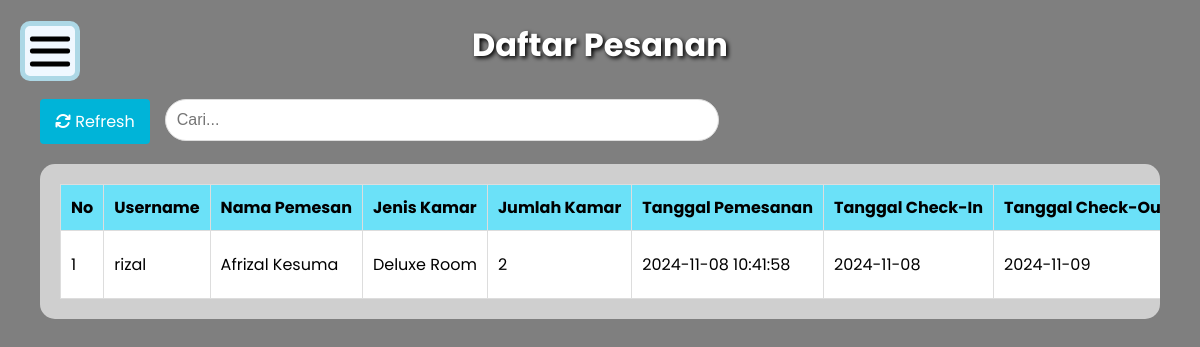
Screenshot of /crudAdmin/data_pesanan.php (signed in) with the database file from the repository.
### tables this page shows
CREATE TABLE `pemesanan` (
  `id` int(11) NOT NULL,
  `user_pemesan` varchar(20) NOT NULL,
  `tanggal_pesan` timestamp NOT NULL DEFAULT current_timestamp() ON UPDATE current_timestamp(),
  `tanggal_checkin` date NOT NULL,
  `tanggal_checkout` date NOT NULL,
  `id_kamar` int(11) NOT NULL,
  `jml_kamar` int(11) NOT NULL,
  `total_harga` decimal(25,0) NOT NULL
);

CREATE TABLE `pengguna` (
  `username` varchar(20) NOT NULL,
  `nama_lengkap` varchar(50) NOT NULL,
  `email` varchar(100) NOT NULL,
  `telepon` varchar(15) NOT NULL,
  `pasword` varchar(255) NOT NULL,
  `foto` varchar(255) NOT NULL
);

CREATE TABLE `kamar` (
  `id` int(11) NOT NULL,
  `jenis_kamar` varchar(50) NOT NULL,
  `deskripsi` text NOT NULL,
  `kasur` int(11) NOT NULL,
  `kamar_mandi` int(11) NOT NULL,
  `orang` int(11) NOT NULL,
  `harga` decimal(15,0) NOT NULL,
  `jumlah_kamar` int(11) NOT NULL,
  `foto` varchar(255) NOT NULL
);

### crudAdmin/data_pesanan.php (the view, shortened to what this page needs)
<?php
    require "../database/koneksi.php";
    $sql = "SELECT
        pgg.username, pgg.nama_lengkap,
        psn.tanggal_pesan, psn.tanggal_checkin, psn.tanggal_checkout, psn.jml_kamar, psn.total_harga,psn.id,
        kmr.jenis_kamar
    FROM
        pengguna pgg
    JOIN
        pemesanan psn ON pgg.username = psn.user_pemesan
    JOIN
        kamar kmr ON psn.id_kamar = kmr.id;";
    $select_pesanan = mysqli_query($conn, $sql);
    $pesanan = [];
    while ($row_pesan = mysqli_fetch_assoc($select_pesanan)) {
        $pesanan[] = $row_pesan;
    }
?>
<!DOCTYPE html>
<html lang="en">
<head>
    <link rel="stylesheet" href="https://cdnjs.cloudflare.com/ajax/libs/font-awesome/6.6.0/css/all.min.css" />
    <link rel="stylesheet" href="../database/data.css">
    <link rel="stylesheet" href="admin.css">
</head>
<body>
    <?php include ("sidebarAdmin.php")?>
    <h1>Daftar Pesanan</h1>
    <div class="manipulation-data">
        <a href="data_pesanan.php" id="refresh"><i class="fa-solid fa-arrows-rotate"></i> Refresh</a>
        <form action="" method="get" class="search">
            <input type="text" name="search" placeholder="Cari..." id="keyword">
        </form>
    </div>
    <div class="table-container" id="container">
        <table border=1>
            <thead>
                <tr>
                    <th>No</th>
                    <th>Username</th>
                    <th>Nama Pemesan</th>
                    <th>Jenis Kamar</th>
                    <th>Jumlah Kamar</th>
                    <th>Tanggal Pemesanan</th>
                    <th>Tanggal Check-In</th>
                    <th>Tanggal Check-Out</th>
                </tr>
            </thead>
            <tbody>
                <?php $i = 1; foreach($pesanan as $pesan) : ?>
                <tr>
                    <td><?= $i ?></td>
                    <td><?php echo $pesan["username"];?></td>
                    <td><?php echo $pesan["nama_lengkap"];?></td>
                    <td><?php echo $pesan["jenis_kamar"];?></td>
                    <td><?php echo $pesan["jml_kamar"];?></td>
                    <td><?php echo $pesan["tanggal_pesan"];?></td>
                    <td><?php echo $pesan["tanggal_checkin"];?></td>
                    <td><?php echo $pesan["tanggal_checkout"];?></td>
                </tr>
                <?php $i++; endforeach ?>
            </tbody>
        </table>
    </div>
</body>
</html>

### database/data.css (style rules this page uses)
body { font-family: 'Poppins', sans-serif; margin: 20px 50px; background: linear-gradient(rgba(0, 0, 0, 0.5), rgba(0, 0, 0, 0.5)), url(../assets/pexels-boonkong-boonpeng-442952-1134176.jpg); background-size: cover; background-attachment: fixed; background-position: center; }
table { width: auto; border-collapse: collapse; background-color: white; margin-left: auto; margin-right: auto; }
table, th, td { border: 1px solid #dddddd; }
th, td { padding: 12px; white-space: nowrap; }
th { background-color: #6be1f8; text-align: center; }
a { text-decoration: none; padding: 10px 15px; border: 1px solid #ddd; border-radius: 4px; }
h1 { text-align: center; color: white; text-shadow: 2px 2px 4px black; }
#refresh { background-color: #00b4d8; color: white; border: none; }
.search { display: inline-block; width: auto; max-width: none; padding: 0; margin: 0; vertical-align: middle; border-radius: 100px; }
.search input[type="text"] { width: 200%; padding: 11px; border: 1px solid #ddd; border-radius: 50px; font-size: 16px; }

### crudAdmin/admin.css (style rules this page uses)
body { margin: 20px; }
.table-container { margin: 20px 20px 40px 20px; overflow-x: auto; background-color: rgba(255, 255, 255, 0.626); border-radius: 15px; scrollbar-width: none; padding: 20px; }
.manipulation-data { display: flex; margin: 40px 60px 0 60px; gap: 30px; }
table { width: 100%; min-width: 800px; border-collapse: collapse; }
td, th { padding: 10px; word-wrap: break-word; }
.manipulation-data { margin: 30px 20px 20px 20px; display: flex; flex-wrap: wrap; gap: 15px; }
.search { flex-grow: 1; min-width: 350px; max-width: 600px; }
.search input[type="text"] { width: calc(100% - 70px); }

### rows the page displays
pemesanan: user_pemesan.username "rizal", user_pemesan.nama_lengkap "Afrizal Kesuma", id_kamar.jenis_kamar "Deluxe Room", jml_kamar "2", tanggal_pesan "2024-11-08 10:41:58", tanggal_checkin "2024-11-08", tanggal_checkout "2024-11-09"
